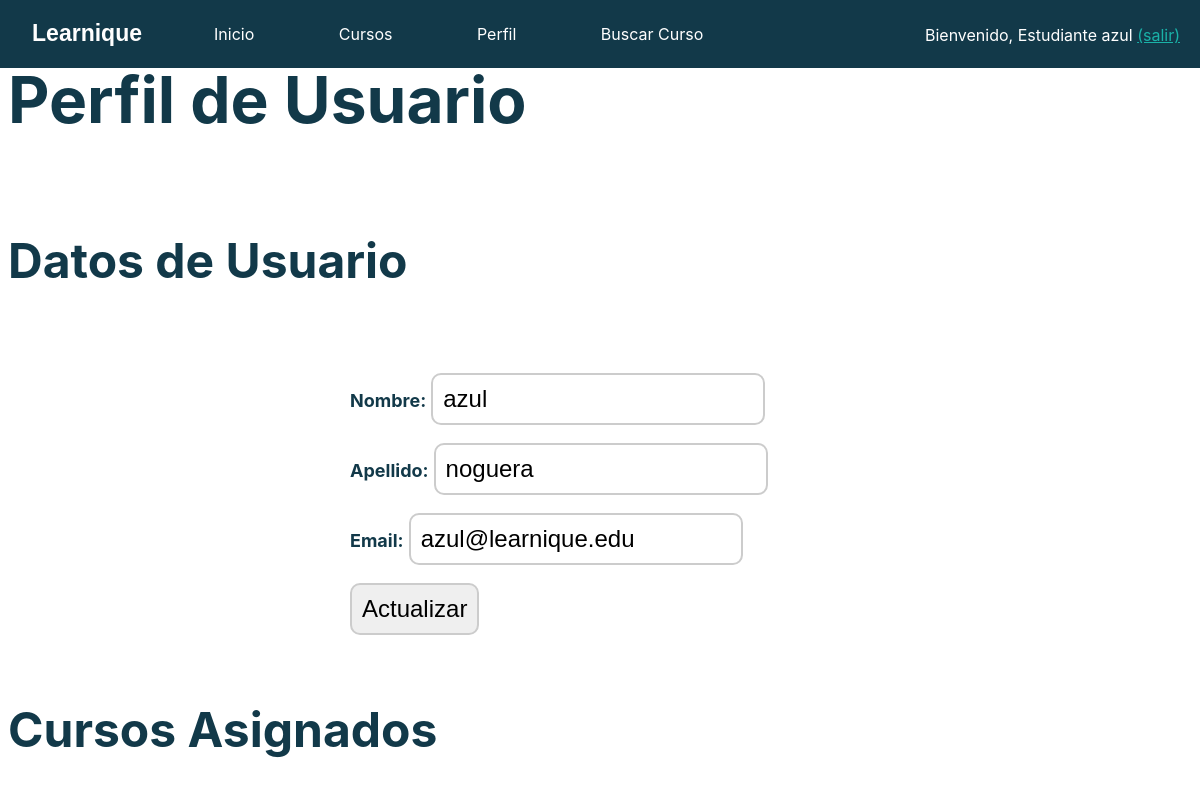
Page /perfil.php (signed in) on the committed database.
### tables this page shows
create table if not exists Estudiante (
    id INT AUTO_INCREMENT,
    nombre_usuario varchar(100),
    apellido varchar(100),
    email varchar(100),
    contrasena varchar(255),
    primary key (id)
);

### includes/src/Usuario.php (called while the page is built, shortened)
<?php
abstract class Usuario {
    public static function buscaUsuarioPorId($id) {
        $conn = Aplicacion::getInstance()->getConexionBd();
        $tables = ['Estudiante', 'Profesor', 'Administrador'];
        $result = false;
        foreach ($tables as $table) {
            $query = sprintf("SELECT * FROM %s WHERE id = %d",
                $table,
                $id
            );
            $rs = $conn->query($query);
            if ($rs && $rs->num_rows > 0) {
                $fila = $rs->fetch_assoc();
                switch ($table) {
                    case 'Estudiante':
                        $result = new Estudiante($fila['id'], $fila['nombre_usuario'], $fila['apellido'], $fila['email'], $fila['contrasena']);
                        break;
                }
                break;
            } else {
                error_log("Error BD ({$conn->errno}): {$conn->error}");
            }
        }
        return $result;
    }
    private $nombre_usuario;
    private $apellido;
    private $email;
    private function __construct($id, $nombre_usuario, $apellido, $email, $contrasena) {
        $this->nombre_usuario = $nombre_usuario;
        $this->apellido = $apellido;
        $this->email = $email;
    }
    public function getNombreUsuario() {
        return $this->nombre_usuario;
    }
    public function getApellido() {
        return $this->apellido;
    }
    public function getEmail() {
        return $this->email;
    }
}

### includes/src/config.php (called while the page is built, shortened)
<?php
spl_autoload_register(function ($class_name) {
    $prefix = 'es\\ucm\\fdi\\aw\\';
    $base_dir = __DIR__.'/';
    $len = strlen($prefix);
    $relative_class = substr($class_name, $len);
    $file = $base_dir . str_replace('\\', '/', $relative_class) . '.php';
});

### perfil.php (the view, shortened to what this page needs)
<?php
require_once __DIR__ . '/includes/src/config.php';
$contenidoPrincipal = '<h1>Perfil de Usuario</h1>';
$contenidoPrincipal .= '<h2>Datos de Usuario</h2>';
$usuarioActual = es\ucm\fdi\aw\Usuario::buscaUsuarioPorId($_SESSION['id']);
$nombreUsuario = $usuarioActual->getNombreUsuario();
$apellidoUsuario = $usuarioActual->getApellido();
$emailUsuario = $usuarioActual->getEmail();
$contenidoPrincipal .= <<<EOS
    <form method="post" action="procesarActualizarPerfil.php">
        <p><strong>Nombre:</strong> <input type="text" name="nombre" value="{$nombreUsuario}" required></p>
        <p><strong>Apellido:</strong> <input type="text" name="apellido" value="{$apellidoUsuario}" required></p>
        <p><strong>Email:</strong> <input type="email" name="email" value="{$emailUsuario}" required></p>
        <input type="submit" name="submit" value="Actualizar">
    </form>
    <h2>Cursos Asignados</h2>
    <ul>
EOS;
$contenidoPrincipal .= '</ul>';
require_once __DIR__ . '/includes/vistas/plantillas/plantilla.php';
?>

### CSS/style.css (style rules this page uses)
html { font-family: 'Inter', Arial, sans-serif; background-color: white; padding: 0; color: #123949; }
h1 { font-size: 4em; }
p { font-size: large; }
h2 { font-size: 3em; }
input, button { border: 2px solid #ccc; border-radius: 10px; font-size: 1.5rem; padding: 10px; }
form { margin: 25px auto; width: 500px; }

### rows in the picture
estudiante: nombre "azul", apellido "noguera", email "azul@learnique.edu"

### other values in the picture
$saludo "Estudiante"
$nombre "azul"
